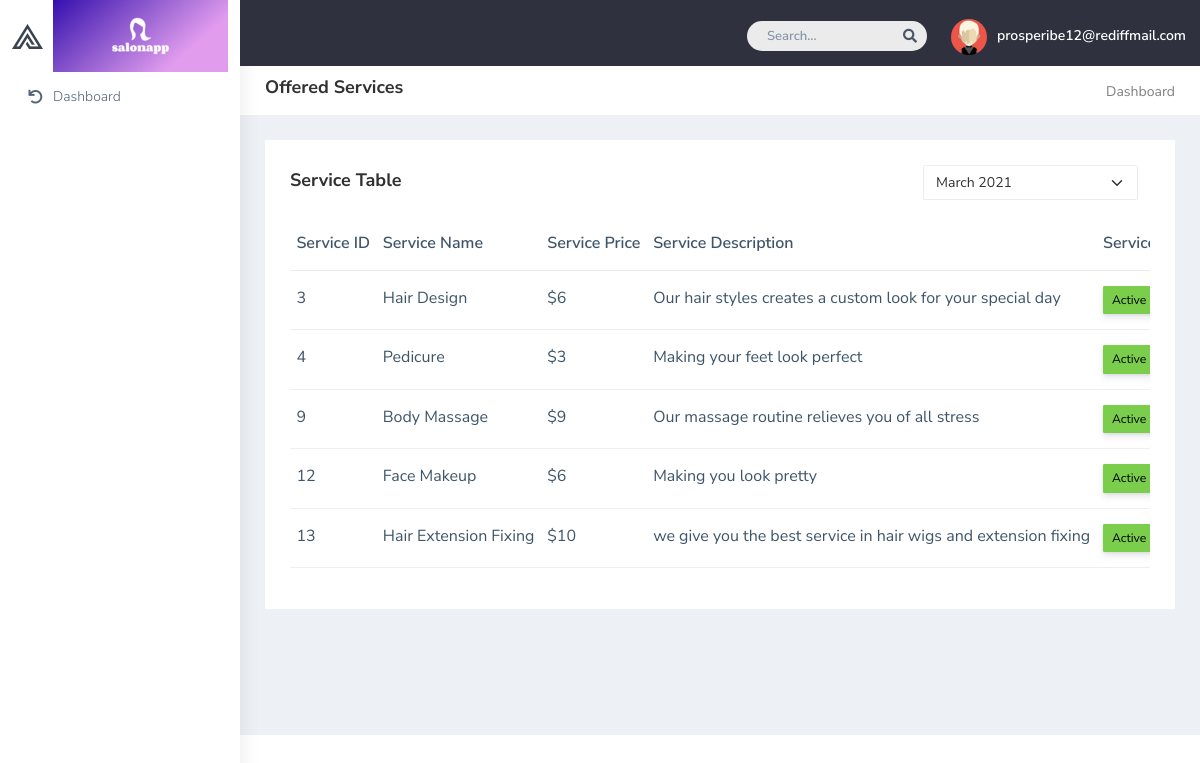
Screenshot of /salonapp/dashboard/services.php (signed in) with the database file from the repository.
### tables this page shows
CREATE TABLE `salon_service_tb` (
  `salon_serv_no` int(11) NOT NULL,
  `salon_id` int(11) NOT NULL,
  `cat_id` varchar(50) NOT NULL,
  `service_desc` text NOT NULL,
  `service_price` int(11) NOT NULL,
  `service_img` text NOT NULL,
  `service_code` varchar(150) NOT NULL,
  `service_status` enum('active','inactive','','') NOT NULL DEFAULT 'active',
  `created_at` datetime NOT NULL DEFAULT current_timestamp(),
  `updated_at` timestamp NOT NULL DEFAULT current_timestamp()
);

### salonapp/models/controller.php (called while the page is built, shortened)
<?php
	class SalonAppDb
	{
		private $dbconn;
		function __construct()
		{
			$this->dbconn = new MySqli("localhost", "root", "", "salonappdb");
		}
		public function salonService($salon_id){
			$sql = "SELECT salon_service_tb.salon_serv_no,salon_service_tb.salon_id,salon_service_tb.cat_id,salon_service_tb.service_price,salon_service_tb.service_desc,salon_service_tb.service_status
			FROM salon_service_tb WHERE salon_service_tb.salon_id = '$salon_id'";
			$result = $this->dbconn->query($sql);
			$output = array();
			if ($this->dbconn->affected_rows > 0) {
				while ($row = $result->fetch_assoc()) {
					$output[] = $row;
				}
				return $output;
			}else{
				return $output;
			}
		}
	}
?>

### salonapp/dashboard/services.php (the view, shortened to what this page needs)
<?php
    include_once '../models/controller.php';
?>
<!DOCTYPE html>
<html dir="ltr" lang="en">
<head>
    <link href="plugins/bower_components/chartist/dist/chartist.min.css" rel="stylesheet">
    <link rel="stylesheet" href="plugins/bower_components/chartist-plugin-tooltips/dist/chartist-plugin-tooltip.css">
    <link href="css/style.min.css" rel="stylesheet">
</head>
<body>
    <div id="main-wrapper" data-layout="vertical" data-navbarbg="skin5" data-sidebartype="full"
        data-sidebar-position="absolute" data-header-position="absolute" data-boxed-layout="full">
        <header class="topbar" data-navbarbg="skin5">
            <nav class="navbar top-navbar navbar-expand-md navbar-dark">
                <div class="navbar-header" data-logobg="skin6">
                    <a class="navbar-brand" href="">
                        <b class="logo-icon">
                            <img src="plugins/images/logo-icon.png" alt="homepage" />
                        </b>
                        <span class="logo-text">
                            <img src="plugins/images/resizeimage.png" alt="" />
                        </span>
                    </a>
                </div>
                <div class="navbar-collapse collapse" id="navbarSupportedContent" data-navbarbg="skin5">
                    <ul class="navbar-nav ms-auto d-flex align-items-center">
                        <li class=" in">
                            <form role="search" class="app-search d-none d-md-block me-3">
                                <input type="text" placeholder="Search..." class="form-control mt-0">
                                <a href="" class="active">
                                    <i class="fa fa-search"></i>
                                </a>
                            </form>
                        </li>
                        <li>
                            <a class="profile-pic" href="#">
                                <img src="plugins/images/users/d2.jpg" alt="user-img" width="36"
                                    class="img-circle"><span class="text-white font-medium"><?php echo $_SESSION['salon_email'];?></span></a>
                        </li>
                    </ul>
                </div>
            </nav>
        </header>
        <aside class="left-sidebar" data-sidebarbg="skin6">
            <div class="scroll-sidebar">
                <nav class="sidebar-nav">
                    <ul id="sidebarnav">
                        <li class="sidebar-item pt-2">
                            <a class="sidebar-link waves-effect waves-dark sidebar-link" href="serviceprovider.php"
                                aria-expanded="false">
                                <i class="fas fa-undo" aria-hidden="true"></i>
                                <span class="hide-menu">Dashboard</span>
                            </a>
                        </li>
                    </ul>
                </nav>
            </div>
        </aside>
        <div class="page-wrapper">
            <div class="page-breadcrumb bg-white">
                <div class="row align-items-center">
                    <div class="col-lg-3 col-md-4 col-sm-4 col-xs-12">
                        <h4 class="page-title">Offered Services</h4>
                    </div>
                    <div class="col-lg-9 col-sm-8 col-md-8 col-xs-12">
                        <div class="d-md-flex">
                            <ol class="breadcrumb ms-auto">
                                <li><a href="#" class="fw-normal">Dashboard</a></li>
                            </ol>
                        </div>
                    </div>
                </div>
            </div>
            <div class="container-fluid">
                <div class="row">
                    <div class="col-md-12 col-lg-12 col-sm-12">
                        <div class="white-box">
                            <div class="d-md-flex mb-3">
                                <h3 class="box-title mb-0">Service Table</h3>
                                <div class="col-md-3 col-sm-4 col-xs-6 ms-auto">
                                    <select class="form-select shadow-none row border-top">
                                        <option>March 2021</option>
                                    </select>
                                </div>
                            </div>
                            <div class="table-responsive">
                                <table class="table no-wrap">
                                    <thead>
                                        <tr>
                                            <th class="border-top-0">Service ID</th>
                                            <th class="border-top-0">Service Name</th>
                                            <th class="border-top-0">Service Price</th>
                                            <th class="border-top-0">Service Description</th>
                                            <th class="border-top-0">Service Status</th>
                                        </tr>
                                    </thead>
                                    <?php
                                        $objAll = new SalonAppDb;
                                        $obj = $objAll->salonService($_SESSION['salon_id']);
                                        foreach ($obj as $key => $value){
                                    ?>
                                       <tr>
                                            <td class="txt-oflo"><?php echo $value['salon_serv_no']?></td>
                                            <td><?php echo $value['cat_id']?></td>
                                            <td class="txt-oflo">$<?php echo $value['service_price']?></td>
                                            <td><?php echo $value['service_desc']?></td>
                                            <td>
                                              <?php
                                                  if ($value['service_status'] == 'active') {
                                              ?>
                                              <button class='btn btn-sm btn-success'>Active</button>
                                              <?php
                                                }else{
                                              ?>
                                              <button class='btn btn-sm btn-success'>Inactive</button>
                                              <?php
                                                }
                                              ?>
                                            </td>
                                        </tr>
                                        <?php
                                        }
                                        ?>
                                </table>
                            </div>
                        </div>
                    </div>
                </div>
            </div>
        </div>
    </div>
</body>
</html>

### rows the page displays
salon_service_tb: salon_serv_no "3", cat "Hair Design", service_price "6", service_desc "Our hair styles creates a custom look for your special day", service_status "Active"
salon_service_tb: salon_serv_no "4", cat "Pedicure", service_price "3", service_desc "Making your feet look perfect", service_status "Active"
salon_service_tb: salon_serv_no "9", cat "Body Massage", service_price "9", service_desc "Our massage routine relieves you of all stress", service_status "Active"
salon_service_tb: salon_serv_no "12", cat "Face Makeup", service_price "6", service_desc "Making you look pretty", service_status "Active"
salon_service_tb: salon_serv_no "13", cat "Hair Extension Fixing", service_price "10", service_desc "we give you the best service in hair wigs and extension fixing", service_status "Active"

### other values shown
$_SESSION['salon_email'] "prosperibe12@rediffmail.com"
